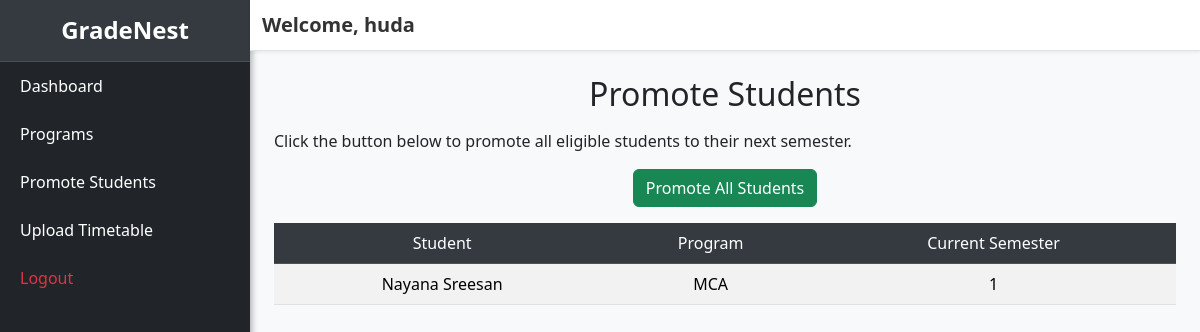
Screenshot of /programs/promote/ (signed in) with the database file from the repository.
### user_management/models.py (models this page shows, shortened)
class Student(models.Model):
    user = models.OneToOneField(User, on_delete=models.CASCADE)
    program = models.ForeignKey(Program, on_delete=models.SET_NULL, null=True, blank=True)
    semester = models.PositiveIntegerField(default=1)
    admission_number = models.CharField(max_length=20, unique=True)
    roll_number = models.CharField(max_length=20, blank=True, null=True)
    admission_year = models.PositiveIntegerField(null=True, blank=True)
    dob = models.DateField(null=True, blank=True)
    blood_group = models.CharField(max_length=5, blank=True, null=True)
    phone = models.CharField(max_length=15, blank=True, null=True)
    address = models.TextField(blank=True, null=True)
    pin_code = models.CharField(max_length=10, blank=True, null=True)
    father_name = models.CharField(max_length=100, blank=True, null=True)
    mother_name = models.CharField(max_length=100, blank=True, null=True)
    guardian_name = models.CharField(max_length=100, blank=True, null=True)
    guardian_number = models.CharField(max_length=15, blank=True, null=True)
    guardian_email = models.EmailField(blank=True, null=True)
    tenth_percentage = models.DecimalField(max_digits=5, decimal_places=2, null=True, blank=True)
    twelfth_percentage = models.DecimalField(max_digits=5, decimal_places=2, null=True, blank=True)
    bachelor_percentage = models.DecimalField(max_digits=5, decimal_places=2, null=True, blank=True)
    photo = models.ImageField(upload_to='students/photos/', blank=True, null=True)
    identification_document = models.FileField(upload_to='students/id_docs/', blank=True, null=True)

### program_management/models.py (models this page shows, shortened)
class Program(models.Model):
    name = models.CharField(max_length=100)
    department = models.ForeignKey(Department, on_delete=models.SET_NULL, null=True, blank=True)
    num_years = models.PositiveIntegerField(default=0)
    num_semesters = models.PositiveIntegerField(default=0)
    description = models.TextField(blank=True, null=True)

### program_management/views.py (the view, shortened to what this page needs)
# urls.py: path("promote/", views.promote_students, name="promote_students"),
@login_required
def promote_students(request):
    user_profile = getattr(request.user, "userprofile", None)
    if not user_profile or user_profile.role != "OfficeStaff":
        messages.error(request, "Access denied. Only Office Staff can promote students.")
        return redirect("dashboard")
    students = Student.objects.select_related("program").all()
    return render(request, "program_management/promote_students.html", {
        "students": students,
    })

### program_management/templates/program_management/promote_students.html (shortened to what this page needs)
{% extends "accounts/base.html" %}
{% block content %}
<div class="container mt-4">
    <h2 class="mb-3 text-center">Promote Students</h2>
    <form method="POST">
        <p>Click the button below to promote all eligible students to their next semester.</p>
        <div class="text-center mb-3">
            <button type="submit" class="btn btn-success">Promote All Students</button>
        </div>
    </form>
    <table class="table table-striped align-middle">
        <thead class="table-dark">
            <tr>
                <th>Student</th>
                <th>Program</th>
                <th>Current Semester</th>
            </tr>
        </thead>
        <tbody>
            {% for student in students %}
                <tr>
                    <td>{{ student.user.get_full_name|default:student.user.username }}</td>
                    <td>{{ student.program.name }}</td>
                    <td>{{ student.semester }}</td>
                </tr>
            {% empty %}
                <tr><td colspan="3" class="text-center text-muted">No students found.</td></tr>
            {% endfor %}
        </tbody>
    </table>
</div>
{% endblock %}

### accounts/templates/accounts/base.html (shortened to what this page needs)
{% load static %}
<!DOCTYPE html>
<html lang="en">
<head>
    <link href="https://cdn.jsdelivr.net/npm/bootstrap@5.3.2/dist/css/bootstrap.min.css" rel="stylesheet">
    <link rel="stylesheet" href="{% static 'accounts/css/style.css' %}">
    <link rel="stylesheet" href="{% static 'accounts/css/dashboard.css' %}">
</head>
<body>
<div class="d-flex" id="wrapper">
    <div class="bg-dark border-right" id="sidebar-wrapper">
        <div class="sidebar-heading text-white text-center py-3">
            <h4>GradeNest</h4>
        </div>
        <div class="list-group list-group-flush">
            <a href="{% url 'dashboard' %}" class="list-group-item list-group-item-action bg-dark text-white">Dashboard</a>
            {% if user.userprofile.role == "OfficeStaff" %}
                <a href="{% url 'program_management:program_list' %}" class="list-group-item list-group-item-action bg-dark text-white">Programs</a>
                <a href="{% url 'program_management:promote_students' %}" class="list-group-item list-group-item-action bg-dark text-white">Promote Students</a>
                <a href="{% url 'resource_management:upload_timetable' %}" class="list-group-item list-group-item-action bg-dark text-white">Upload Timetable</a>
            {% endif %}
            <a href="{% url 'logout' %}" class="list-group-item list-group-item-action bg-dark text-danger">Logout</a>
        </div>
    </div>
    <div id="page-content-wrapper" class="w-100">
        <nav class="navbar navbar-expand-lg navbar-light bg-light border-bottom">
            <div class="container-fluid">
                <span class="navbar-brand mb-0 h5">Welcome, {{ user.username }}</span>
            </div>
        </nav>
        <div class="container-fluid mt-4">
            {% block content %}{% endblock %}
        </div>
    </div>
</div>
</body>
</html>

### accounts/static/accounts/css/style.css (style rules this page uses)
body { font-family: 'Segoe UI', Tahoma, Geneva, Verdana, sans-serif; background-color: #f8f9fa; overflow-x: hidden; }
#wrapper { display: flex; width: 100%; }
#sidebar-wrapper { width: 250px; min-height: 100vh; background-color: #212529; transition: all 0.3s ease; position: fixed; left: 0; top: 0; overflow-y: auto; box-shadow: 2px 0 6px rgba(0, 0, 0, 0.3); }
.sidebar-heading { background-color: #343a40; border-bottom: 1px solid rgba(255, 255, 255, 0.1); }
.sidebar-heading h4 { margin: 0; font-weight: 600; }
.list-group-item { border: none; padding: 12px 20px; transition: background-color 0.2s ease, color 0.2s ease; }
.list-group-item.bg-dark { background-color: transparent !important; }
#page-content-wrapper { margin-left: 250px; width: calc(100% - 250px); background-color: #f8f9fa; min-height: 100vh; transition: all 0.3s ease; }
.navbar { background-color: #ffffff !important; border-bottom: 1px solid #dee2e6; box-shadow: 0 2px 3px rgba(0, 0, 0, 0.05); }
.navbar .navbar-brand { font-weight: 600; color: #333; }
.btn { border-radius: 6px; }
table { width: 100%; }
.table th { background-color: #343a40; color: #fff; font-weight: 500; }
.table td, .table th { vertical-align: middle; text-align: center; }

### rows the page displays
Student: user.get_full_name "Nayana Sreesan", program.name "MCA", semester "1"

### other values shown
{{ user.username }} "huda"
